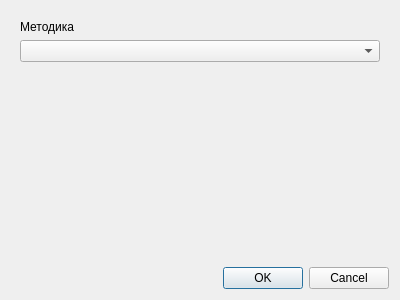
<?xml version="1.0" encoding="UTF-8"?>
<ui version="4.0">
 <class>JumpTestParamsDialog</class>
 <widget class="QDialog" name="JumpTestParamsDialog">
  <property name="geometry">
   <rect>
    <x>0</x>
    <y>0</y>
    <width>400</width>
    <height>300</height>
   </rect>
  </property>
  <property name="windowTitle">
   <string>Параметры прыжковой методики</string>
  </property>
  <layout class="QVBoxLayout" name="verticalLayout">
   <item>
    <widget class="QWidget" name="widget" native="true">
     <layout class="QVBoxLayout" name="verticalLayout_2">
      <item>
       <widget class="QLabel" name="lblMethodic">
        <property name="midLineWidth">
         <number>1</number>
        </property>
        <property name="text">
         <string>Методика</string>
        </property>
       </widget>
      </item>
      <item>
       <widget class="QComboBox" name="cbMethodic"/>
      </item>
      <item>
       <spacer name="verticalSpacer">
        <property name="orientation">
         <enum>Qt::Vertical</enum>
        </property>
        <property name="sizeHint" stdset="0">
         <size>
          <width>20</width>
          <height>40</height>
         </size>
        </property>
       </spacer>
      </item>
     </layout>
    </widget>
   </item>
   <item>
    <widget class="QDialogButtonBox" name="buttonBox">
     <property name="orientation">
      <enum>Qt::Horizontal</enum>
     </property>
     <property name="standardButtons">
      <set>QDialogButtonBox::Cancel|QDialogButtonBox::Ok</set>
     </property>
    </widget>
   </item>
  </layout>
 </widget>
 <resources/>
 <connections>
  <connection>
   <sender>buttonBox</sender>
   <signal>accepted()</signal>
   <receiver>JumpTestParamsDialog</receiver>
   <slot>accept()</slot>
   <hints>
    <hint type="sourcelabel">
     <x>248</x>
     <y>254</y>
    </hint>
    <hint type="destinationlabel">
     <x>157</x>
     <y>274</y>
    </hint>
   </hints>
  </connection>
  <connection>
   <sender>buttonBox</sender>
   <signal>rejected()</signal>
   <receiver>JumpTestParamsDialog</receiver>
   <slot>reject()</slot>
   <hints>
    <hint type="sourcelabel">
     <x>316</x>
     <y>260</y>
    </hint>
    <hint type="destinationlabel">
     <x>286</x>
     <y>274</y>
    </hint>
   </hints>
  </connection>
 </connections>
</ui>
